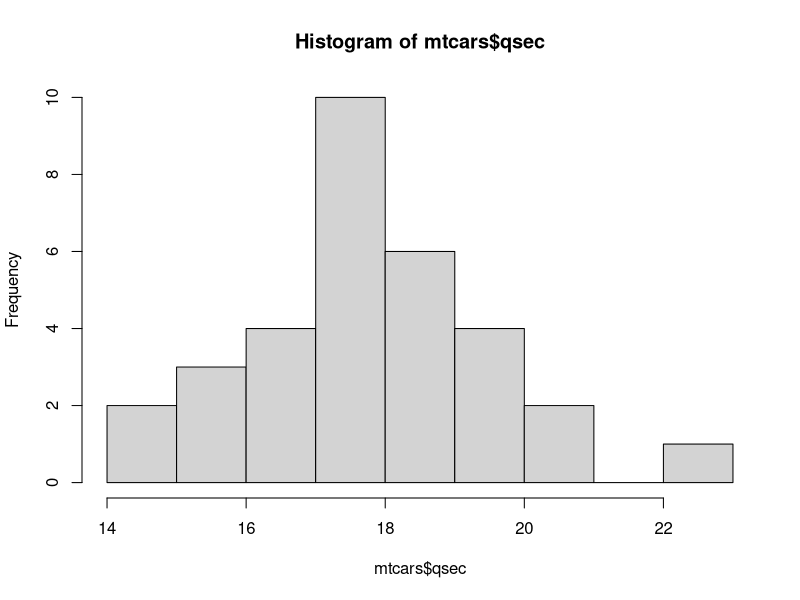
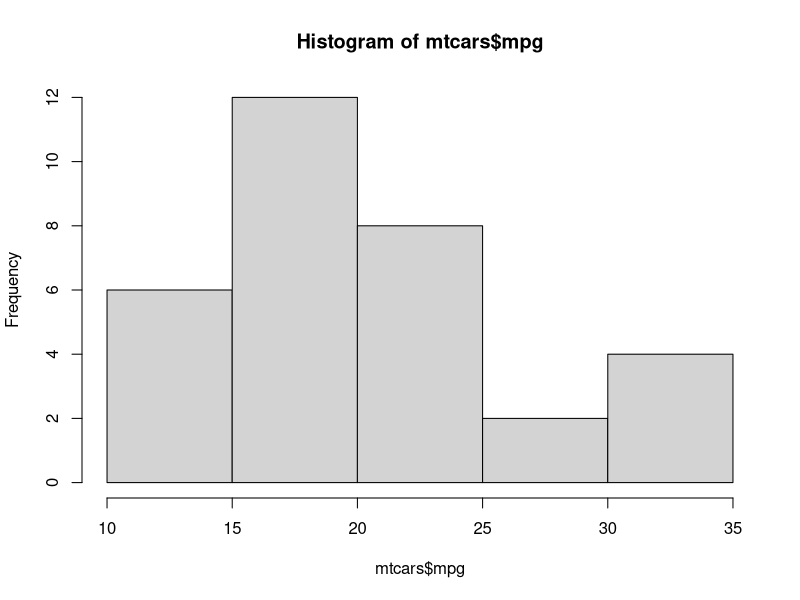
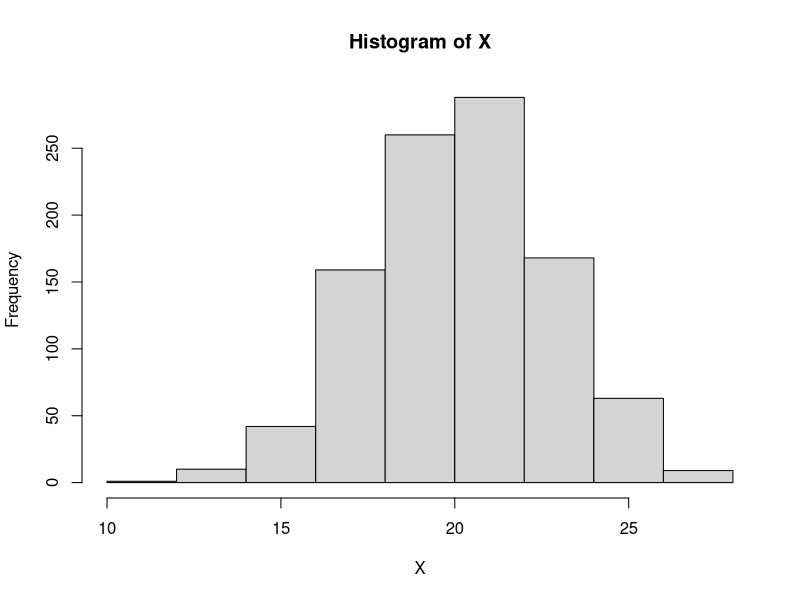
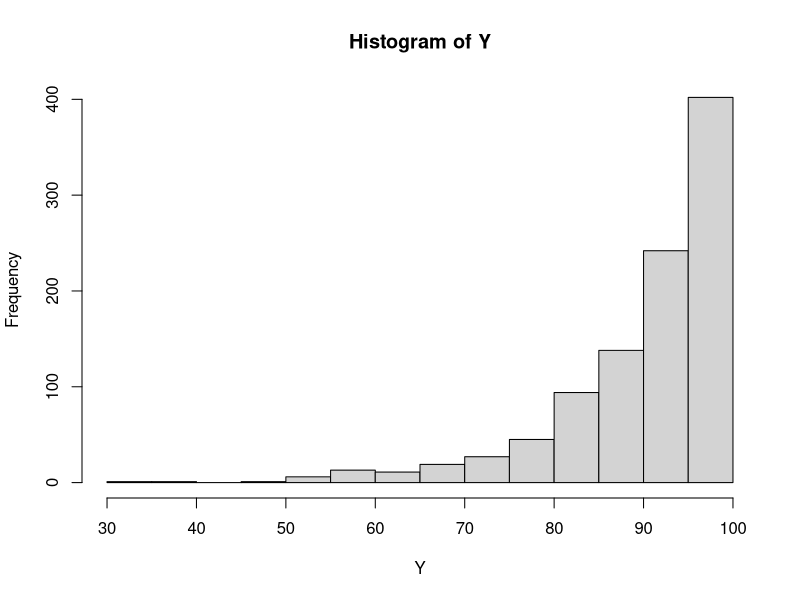

Reproduce these figures in R, in order.

str(mtcars)


summary(mtcars)


hist(mtcars$qsec)
mean(mtcars$qsec)
#standard deviation for standard shape
sd(mtcars$qsec)

hist(mtcars$mpg)
median(mtcars$mpg)
#inner quartile range for nonstandard 
IQR(mtcars$mpg)

#parameter -- numerical summary from a population
#statistic -- numerical summary from a sample
#n = sample number, N = population number
#var() = sample variance


#1. hypothesis; null is about population. mean = value. no difference hypothesis //  alt is mean < > != value
#2. test statistic; 
#3. rejection region(s); 
#4. statistical conclusion; if test statistic is in rejection region, reject null hypothesis
#5. english conclusion; 

#z score -- (statistic - mean) / SD   // how far from the mean in standard units
#t score -- (statistic - mean) / ~SD  // 


set.seed(123)
x <- runif(20, 0, 20)
t.test(x, mu=10)

set.seed(231)
X <- rnorm(1000, 10, 2) + runif(1000, 7, 13)
hist(X)
set.seed(893)
Y <- rexp(1000, 0.1)*(-1) + 100
hist(Y)
t.test(X, mu=20)



S <- c(1,2,3,4,5)
S

##find sample mean, Xbar
xbar <- sum(S) / sum(!is.na(S))
xbar

##find sample  variance, S^2
var(S)

#find SD
sd(S)

#dice shit
#variance? V[X] = E[(X - Mu of x)^2]
#sigma from 1 to n (X - Mu of x) ^2 * probably of happening
#substituted d for x
D <- 1:6
pd <- rep(1/6, 6)
ED <- sum(D * pd)
ED

VD <- sum((D-ED)^2 * pd)
VD

#english conclusion always deals with alternative hypothese
#if no value stated, use .05 as p value gauge
